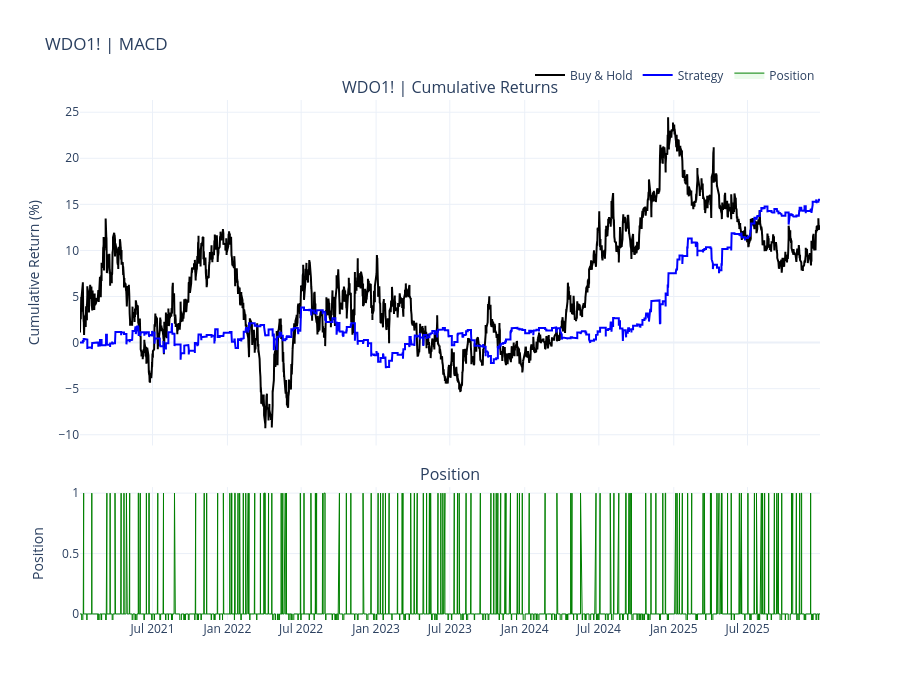

Notebook code for this chart:
### Code cell
# =========================
# PLOT (styled to match previous Plotly figure)
# =========================
fig = make_subplots(
    rows=2, cols=1,
    shared_xaxes=True,
    vertical_spacing=0.08,
    row_heights=[0.65, 0.25],
    subplot_titles=(f"{ticker} | Cumulative Returns", "Position")
)

# Buy & Hold
fig.add_trace(
    go.Scatter(
        x=df.index,
        y=df["buy_hold"] * 100,
        name="Buy & Hold",
        line=dict(width=2, color="black")
    ),
    row=1, col=1
)

# Strategy
fig.add_trace(
    go.Scatter(
        x=df.index,
        y=df["strategy"] * 100,
        name="Strategy",
        line=dict(width=2, color="blue")
    ),
    row=1, col=1
)

# Position (filled area)
fig.add_trace(
    go.Scatter(
        x=df.index,
        y=df["position"],
        name="Position",
        mode="lines",
        line=dict(width=1, color="green"),
        fill="tozeroy",
        fillcolor="rgba(0,200,0,0.08)"
    ),
    row=2, col=1
)

# Layout
fig.update_layout(
    title_text=f"{ticker} | MACD",
    template="plotly_white",
    height=700,
    legend=dict(orientation="h", yanchor="bottom", y=1.02, xanchor="right", x=1)
)

fig.update_yaxes(title_text="Cumulative Return (%)", row=1, col=1)
fig.update_yaxes(title_text="Position", row=2, col=1, range=[-0.05, 1.05])
fig.update_xaxes(showticklabels=False, row=1, col=1)

fig.show()

### Figure 1 — Plotly figure (JSON) as saved in the notebook; plotly's stock layout.template omitted (floating-point values rounded to 4 significant figures; data arrays with more than 128 entries replaced by an {"elided": "..."} marker saying what was removed)
{"data": [{"line": {"color": "black", "width": 2}, "name": "Buy & Hold", "type": "scatter", "x": {"elided": "6210 str values"}, "xaxis": "x", "y": {"elided": "6210 float values"}, "yaxis": "y"}, {"line": {"color": "blue", "width": 2}, "name": "Strategy", "type": "scatter", "x": {"elided": "6210 str values"}, "xaxis": "x", "y": {"elided": "6210 float values"}, "yaxis": "y"}, {"fill": "tozeroy", "fillcolor": "rgba(0,200,0,0.08)", "line": {"color": "green", "width": 1}, "mode": "lines", "name": "Position", "type": "scatter", "x": {"elided": "6210 str values"}, "xaxis": "x2", "y": {"elided": "6210 int values"}, "yaxis": "y2"}], "layout": {"annotations": [{"font": {"size": 16}, "showarrow": false, "text": "WDO1! | Cumulative Returns", "x": 0.5, "xanchor": "center", "xref": "paper", "y": 1, "yanchor": "bottom", "yref": "paper"}, {"font": {"size": 16}, "showarrow": false, "text": "Position", "x": 0.5, "xanchor": "center", "xref": "paper", "y": 0.2556, "yanchor": "bottom", "yref": "paper"}], "height": 700, "legend": {"orientation": "h", "x": 1, "xanchor": "right", "y": 1.02, "yanchor": "bottom"}, "title": {"text": "WDO1! | MACD"}, "xaxis": {"anchor": "y", "domain": [0, 1], "matches": "x2", "showticklabels": false}, "xaxis2": {"anchor": "y2", "domain": [0, 1]}, "yaxis": {"anchor": "x", "domain": [0.3356, 1], "title": {"text": "Cumulative Return (%)"}}, "yaxis2": {"anchor": "x2", "domain": [0, 0.2556], "range": [-0.05, 1.05], "title": {"text": "Position"}}}}
